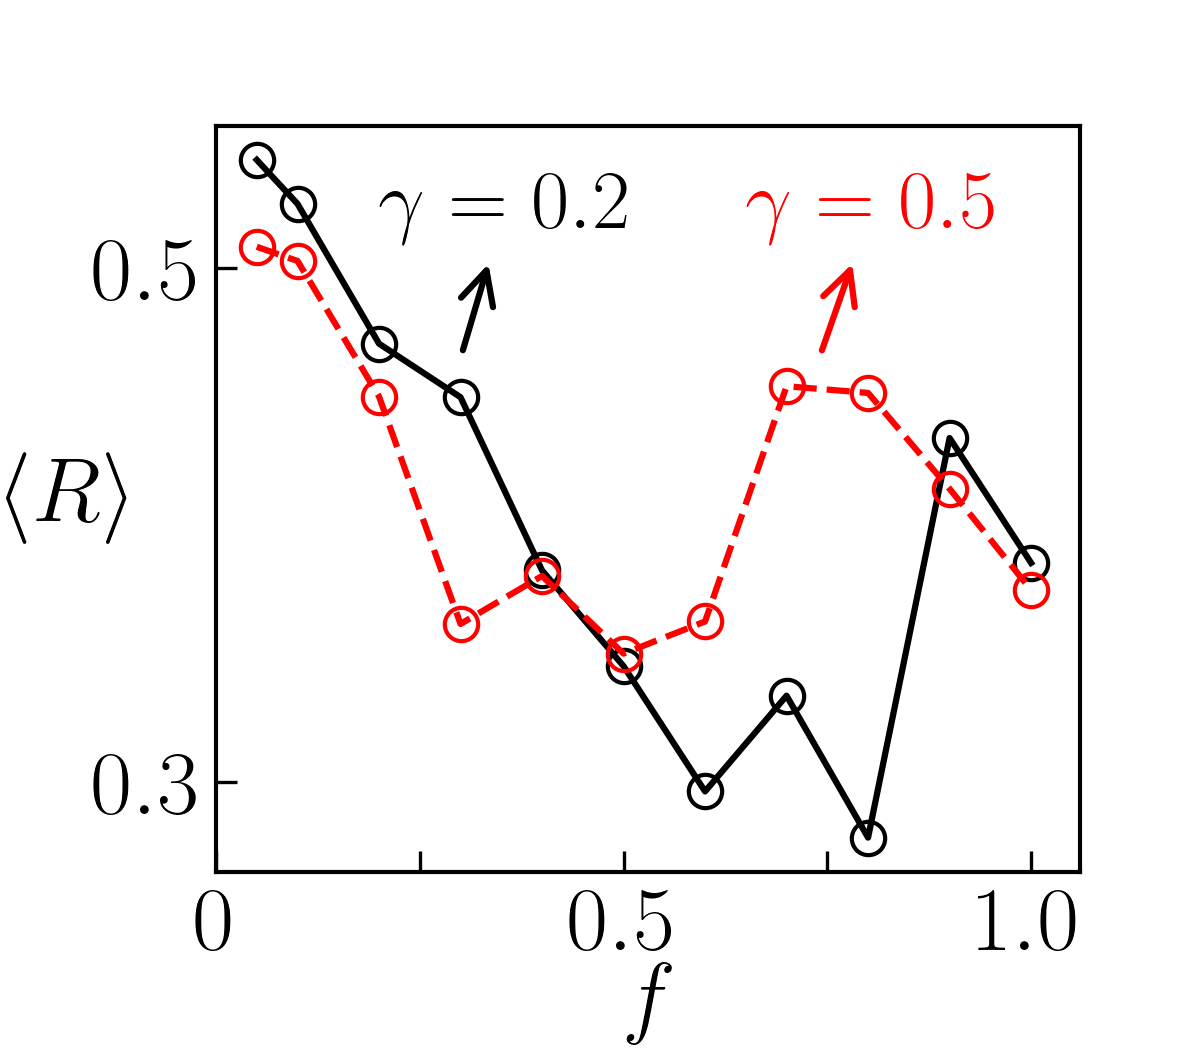

Recreate this plot in Python.
# Plot script for figure 3d 

import matplotlib.pyplot as plt
import sys
from pathlib import Path

ROOT = Path(__file__).resolve().parents[1]
sys.path.insert(0, str(ROOT))
from paperfig import *


def fig3d_center():
    setup_style(fontsize=22, font="Helvetica", usetex="auto",
                axes_lw=1.0, lines_lw=0.1, tick_size=5.0)

    figsize = (4.0, 3.5)
    fontsize = 22
    ms = 8
    mew = 1
    lw = 1.5

    A = 0.12
    T = 10000
    gamma_list = [0.20, 0.50]
    ls_list = ["-", "--"]
    color_list = ["k", "r"]

    fig, ax = plt.subplots(figsize=figsize)

    data_dir = ROOT / "figure3" / "data_fig3d"

    for i, gamma in enumerate(gamma_list):
        fn = f"center_A_{A:.2f}_gamma_{gamma:.2f}_T_{T:.0f}.txt"
        dat = np.loadtxt(data_dir / fn, delimiter=",", skiprows=1)

        ax.plot(
            dat[:, 0],
            dat[:, 1],
            color=color_list[i],
            marker="o",
            mfc="none",
            ms=ms,
            mew=mew,
            ls=ls_list[i],
            lw=lw,
        )

    # annotations
    ax.annotate(
        r"$\gamma=0.2$",
        xy=(0.3, 0.465),
        xytext=(0.2, 0.515),
        fontsize=fontsize - 2,
        color=color_list[0],
        arrowprops=dict(arrowstyle="<-", color=color_list[0], lw=lw),
    )
    ax.annotate(
        r"$\gamma=0.5$",
        xy=(0.74, 0.465),
        xytext=(0.65, 0.515),
        fontsize=fontsize - 2,
        color=color_list[1],
        arrowprops=dict(arrowstyle="<-", color=color_list[1], lw=lw),
    )

    ax.set_xlabel(r"$f$", labelpad=-2)
    ax.set_ylabel(r"$\langle R \rangle$", labelpad=4, rotation=0, va="center")

    ax.set_yticks([0.3, 0.5])
    ax.set_xticks([0, 0.25, 0.5, 0.75, 1.0])
    ax.set_xticklabels([r"$0$", "", r"$0.5$", "", r"$1.0$"])
    ax.set_xlim(0, 1.06)

    fig.subplots_adjust(left=0.18, bottom=0.17)

    if save_bool:
        save_path = ROOT / "figure3" / "fig3d.png"
        plt.savefig(save_path, dpi=300)
    else:
        plt.show()


if __name__ == "__main__":
    save_bool = True
    fig3d_center()